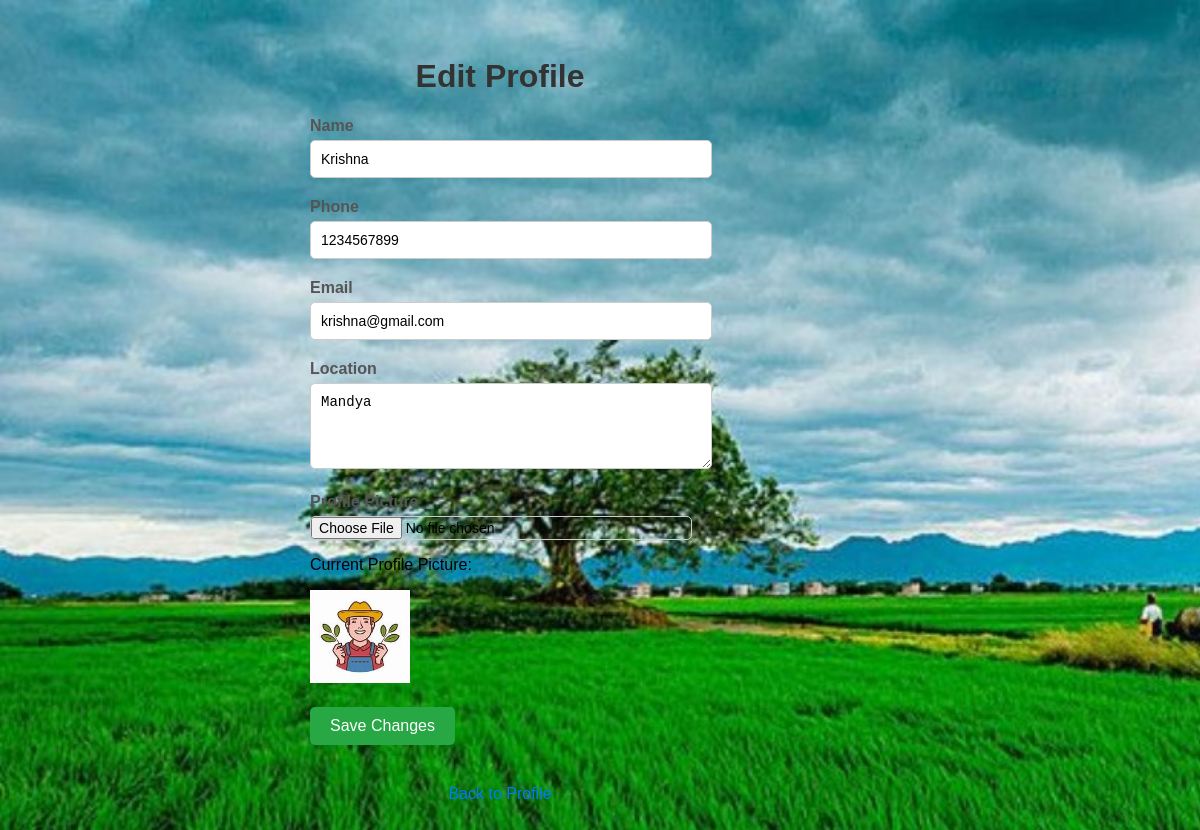
Page /farmers/profile/edit/1/ on the committed database.
### farmers/models/farmers.py (models this page shows, shortened)
class Farmer(models.Model):
    user = models.OneToOneField(User, on_delete=models.CASCADE, related_name='farmerprofile')
    name = models.CharField(max_length=50)
    email = models.EmailField(unique=True)
    password = models.CharField(max_length=500)
    phone = models.CharField(max_length=15)
    location = models.CharField(max_length=50, null=True, blank=True)
    image = models.ImageField(upload_to='uploads/farmers/', null=True, blank=True)
    quantity = models.PositiveIntegerField(default=0)  # Quantity available for sale by farmer
    def __str__(self):
        return self.name

### farmers/views.py (the view, shortened to what this page needs)
# urls.py: path('profile/edit/<int:id>/',edit_farmer_profile, name='edit_farmer_profile'),
def edit_farmer_profile(request,id):
    farmer = get_object_or_404(Farmer, id=id)
    print(farmer)
    return render(request, 'edit_farmer_profile.html', {'farmer':farmer})

### farmers/templates/edit_farmer_profile.html (shortened to what this page needs)
{%load static %}
<!DOCTYPE html>
<html lang="en">
<head>
</head>
<body>
    <div class="container">
        <h1>Edit Profile</h1>
        <form method="POST" enctype="multipart/form-data">
            <div class="form-group">
                <label for="name">Name</label>
                <input type="text" id="name" name="name" value="{{ farmer.name }}" required>
            </div>
            <div class="form-group">
                <label for="phone">Phone</label>
                <input type="text" id="phone" name="phone" value="{{ farmer.phone }}" required>
            </div>
            <div class="form-group">
                <label for="email">Email</label>
                <input type="email" id="email" name="email" value="{{ farmer.email }}" required>
            </div>
            <div class="form-group">
                <label for="location">Location</label>
                <textarea id="location" name="location" rows="4" required>{{ farmer.location }}</textarea>
            </div>
            <div class="form-group">
                <label for="image">Profile Picture</label>
                <input type="file" id="image" name="image">
                {% if farmer.image %}
                    <div>
                        <p>Current Profile Picture:</p>
                        <img src="{{ farmer.image.url }}" alt="Current Profile Picture" width="100">
                    </div>
                {% endif %}
            </div>
            <div class="form-group">
                <button type="submit">Save Changes</button>
            </div>
        </form>
        <a href="{% url 'farmer_profile' id=farmer.id %}" class="back-link">Back to Profile</a>
    </div>
</body>
</html>

### rows in the picture
Farmer: name "Krishna", phone "1234567899", email "krishna@gmail.com", location "Mandya", image (placeholder picture)
